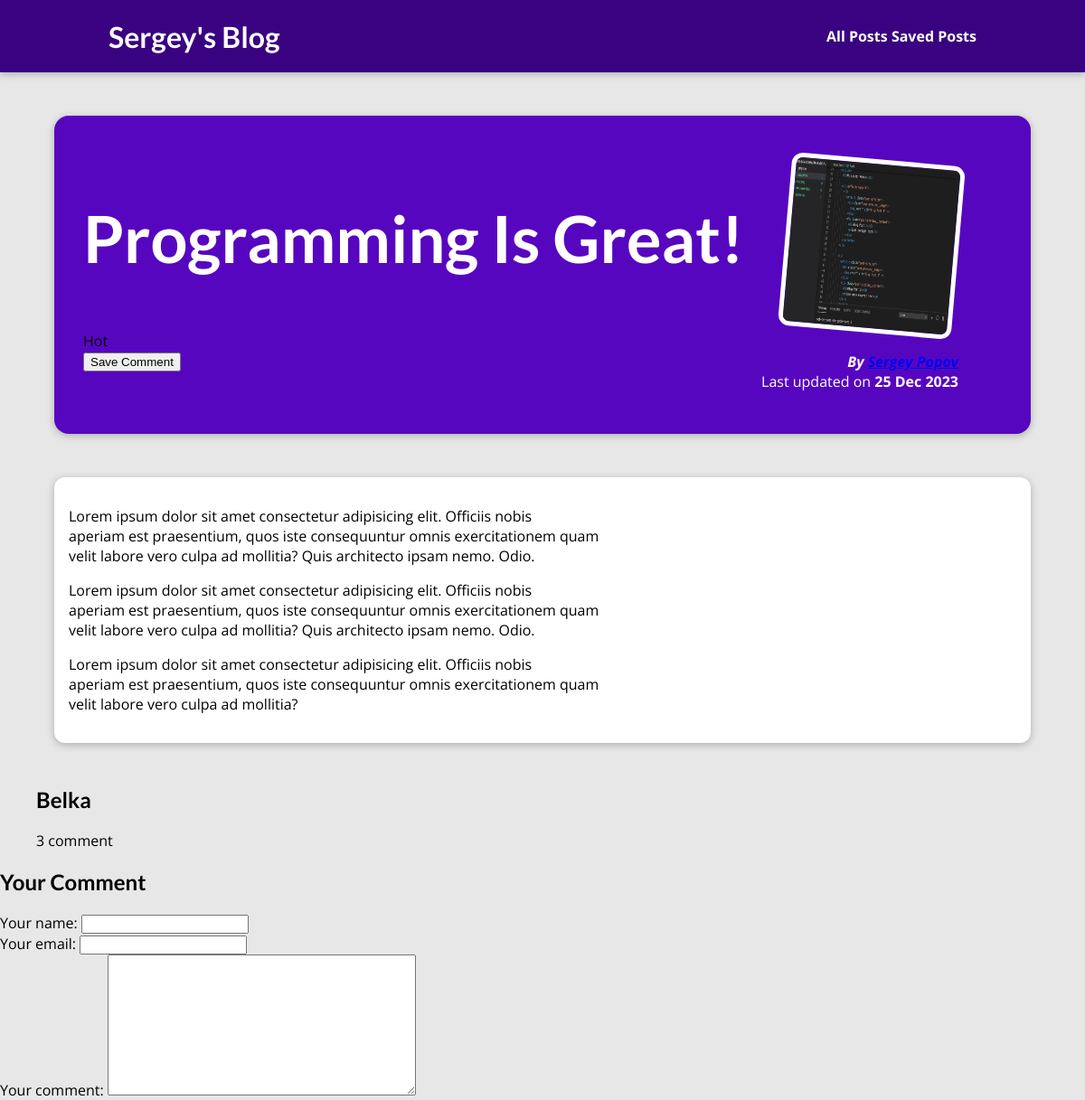
Page /posts/programming-is-fun on the committed database.
### blog/models.py (models this page shows, shortened)
class Post(models.Model):
    title = models.CharField(max_length=200)
    excerpt = models.CharField(max_length=200)
    image = models.ImageField(upload_to="posts", null=True)
    date = models.DateField(auto_now=True)
    slug = models.SlugField(unique=True, default='',
                            blank=True, null=False, db_index=True)
    content = models.TextField(validators=[MinLengthValidator(10)])
    author = models.ForeignKey(Author, on_delete=models.SET_NULL, null=True, related_name = 'posts')
    tags = models.ManyToManyField(Tag)

class Tag(models.Model):
    caption = models.CharField(max_length=20)

class Author(models.Model):
    first_name = models.CharField(max_length=50)
    last_name = models.CharField(max_length=50)
    email_address = models.EmailField()
    def full_name(self):
        return f"{self.first_name} {self.last_name}"
    def __str__(self):
        return self.full_name()

class Comment(models.Model):
    user_name = models.CharField(max_length=120)
    user_email = models.EmailField()
    text = models.TextField(max_length=400)
    post = models.ForeignKey(Post, on_delete=models.CASCADE, related_name='comments')

### blog/views.py (the view, shortened to what this page needs)
# urls.py: path("posts/<slug:slug>", views.SinglePostView.as_view(),
class SinglePostView(View):
    def is_stored_post(self, request, post_id):
        stored_posts = request.session.get("stored_posts")
        if stored_posts is not None:
            is_saved = post_id in stored_posts
        else:
            is_saved = False
        return is_saved
    def get(self, request, slug):
        post = Post.objects.get(slug=slug)
        context = {'post': post,
                   'post_tags': post.tags.all(),
                   'comment_form': CommentForm(),
                   'comments': post.comments.all().order_by('-id'),
                   'saved_for_later': self.is_stored_post(request, post.id)
                   }
        return render(request, "blog/post-detail.html", context)

### blog/forms.py
class CommentForm(forms.ModelForm):
    class Meta:
       model = Comment
       exclude = ['post']
       labels = {
           'user_name': "Your name",
           'user_email': "Your email",
           'text': "Your comment"
       }

### blog/templates/blog/post-detail.html (shortened to what this page needs)
{% extends "base.html" %}
{% load static %}
{% block css_files %}
<link rel="stylesheet" href="{% static "blog/post-detail.css" %}" />
{% endblock %}
{% block content %}
<section id="summary">
  <h2>{{ post.title }}</h2>
  <div>{% for tag in post_tags %}<span class="tag">{{tag.caption}}</span>{% endfor %}</div>
  <div id="read-later">
    <form action="{% url "read-later" %}" method="POST">
      <button>
        {% if saved_for_later %}
        Remove from "Read later"
        {% else %}
        Save Comment
        {% endif %}
        </button>
    </form>
  </div>
  <article>
    <img src="{{post.image.url}}" alt="{{ post.title }}" />
    <address>By <a href="mailto:{{post.author.email_address}}">{{ post.author }}</a></address>
    <div>Last updated on <time>{{ post.date|date:"d M Y" }}</time></div>
  </article>
</section>
<main>
  {{ post.content|linebreaks }}
</main>
<section id="comments">
  <ul>
    {% for comment in comments %}
      <h2>{{comment.user_name}}</h2>
      <p>{{comment.text | linebreaks}}</p>
    {% endfor %}
  </ul>
</section>
<section id="comment-form">
  <h2>Your Comment</h2>
<form action="{% url "post-detail-page" post.slug %}" method='POST'>
  {% for field in comment_form %}
    <div class="form-control {% if field.errors %}invalid{% endif %}">
      {{field.label_tag}}
      {{field}}
    </div>
  {% endfor %}
</form>
</section>
{% endblock %}

### static/app.css (style rules this page uses)
* { box-sizing: border-box; }
html { font-family: 'Open Sans', 'Lato', sans-serif; }
body { margin: 0; }
h1, h2, h3 { font-family: 'Lato', sans-serif; font-weight: bold; }

### blog/static/blog/post-detail.css (style rules this page uses)
body { background-color: #e7e7e7; }
#summary { margin: 8rem auto 3rem auto; padding: 2rem; width: 90%; max-width: 90rem; border-radius: 16px; background-color: #5706c0; position: relative; box-shadow: 0 2px 8px rgba(0, 0, 0, 0.25); height: 22rem; }
#summary h2 { color: white; font-size: 4.5rem; }
#summary article { position: absolute; top: 2rem; right: 3rem; padding: 1rem 2rem; border-radius: 12px; text-align: right; color: white; }
#summary article img { width: 12rem; height: 12rem; border-radius: 12px; transform: rotateZ(5deg); border: 5px solid white; margin-bottom: 1rem; }
#summary address { font-weight: bold; }
#summary time { font-weight: bold; }
main { width: 90%; max-width: 90rem; margin: 3rem auto; background-color: white; padding: 1rem; border-radius: 12px; box-shadow: 0 2px 8px rgba(0, 0, 0, 0.25); }

### rows in the picture
Post: title "Programming Is Great!", image (picture), author "Sergey Popov", date "25 Dec 2023", content "Lorem ipsum dolor sit amet consectetur adipisicing elit. Officiis nobis aperiam est praesentium, quos iste consequuntur omnis exercitationem quam velit labore vero culpa ad mollitia? Quis architecto ipsam nemo. Odio. Lorem ipsum dolor sit amet consectetur adipisicing elit. Officiis nobis aperiam est praesentium, quos iste consequuntur omnis exercitationem quam velit labore vero culpa ad mollitia? Quis architecto ipsam nemo. Odio. Lorem ipsum dolor sit amet consectetur adipisicing elit. Officiis nobis aperiam est praesentium, quos iste consequuntur omnis exercitationem quam velit labore vero culpa ad mollitia?"
Tag: caption "Hot"
Comment: user_name "Belka", text "3 comment"

### other values in the picture
{{ field.label_tag }} "Your name:" "Your email:" "Your comment:"
